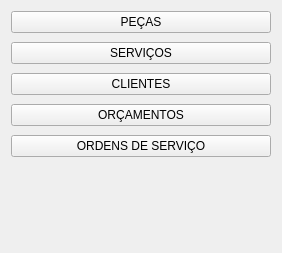
            <widget class="QWidget" name="page_consulta">
             <property name="geometry">
              <rect>
               <x>0</x>
               <y>0</y>
               <width>282</width>
               <height>253</height>
              </rect>
             </property>
             <property name="sizePolicy">
              <sizepolicy hsizetype="Preferred" vsizetype="Expanding">
               <horstretch>0</horstretch>
               <verstretch>0</verstretch>
              </sizepolicy>
             </property>
             <attribute name="label">
              <string>CONSULTA</string>
             </attribute>
             <layout class="QVBoxLayout" name="verticalLayout_6">
              <property name="spacing">
               <number>9</number>
              </property>
              <item>
               <widget class="QPushButton" name="botao_pecas_2">
                <property name="sizePolicy">
                 <sizepolicy hsizetype="Preferred" vsizetype="Fixed">
                  <horstretch>0</horstretch>
                  <verstretch>0</verstretch>
                 </sizepolicy>
                </property>
                <property name="text">
                 <string>PEÇAS</string>
                </property>
               </widget>
              </item>
              <item>
               <widget class="QPushButton" name="botao_servicos_2">
                <property name="text">
                 <string>SERVIÇOS</string>
                </property>
               </widget>
              </item>
              <item>
               <widget class="QPushButton" name="botao_clientes_2">
                <property name="text">
                 <string>CLIENTES</string>
                </property>
               </widget>
              </item>
              <item>
               <widget class="QPushButton" name="botao_orcamentos_3">
                <property name="text">
                 <string>ORÇAMENTOS</string>
                </property>
               </widget>
              </item>
              <item>
               <widget class="QPushButton" name="botao_os">
                <property name="text">
                 <string>ORDENS DE SERVIÇO</string>
                </property>
               </widget>
              </item>
              <item>
               <spacer name="spacer_consulta">
                <property name="orientation">
                 <enum>Qt::Vertical</enum>
                </property>
                <property name="sizeHint" stdset="0">
                 <size>
                  <width>20</width>
                  <height>40</height>
                 </size>
                </property>
               </spacer>
              </item>
             </layout>
            </widget>
